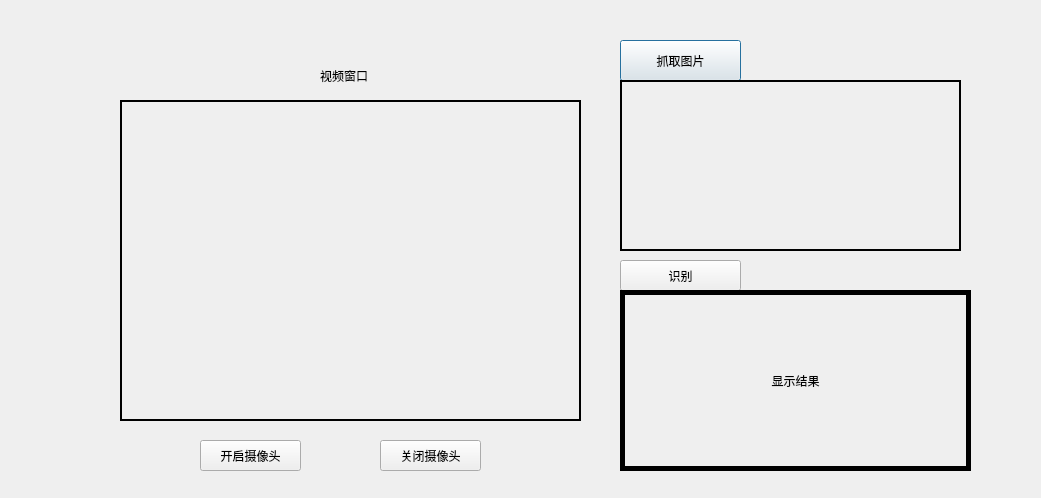
<?xml version="1.0" encoding="UTF-8"?>
<ui version="4.0">
 <class>XXXDialog</class>
 <widget class="QDialog" name="XXXDialog">
  <property name="geometry">
   <rect>
    <x>0</x>
    <y>0</y>
    <width>1041</width>
    <height>498</height>
   </rect>
  </property>
  <property name="windowTitle">
   <string>Dialog</string>
  </property>
  <widget class="QPushButton" name="btn_cap">
   <property name="geometry">
    <rect>
     <x>620</x>
     <y>40</y>
     <width>121</width>
     <height>41</height>
    </rect>
   </property>
   <property name="text">
    <string>抓取图片</string>
   </property>
  </widget>
  <widget class="QPushButton" name="btn_rec">
   <property name="geometry">
    <rect>
     <x>620</x>
     <y>260</y>
     <width>121</width>
     <height>31</height>
    </rect>
   </property>
   <property name="text">
    <string>识别</string>
   </property>
  </widget>
  <widget class="QLabel" name="cap_label">
   <property name="geometry">
    <rect>
     <x>120</x>
     <y>100</y>
     <width>461</width>
     <height>321</height>
    </rect>
   </property>
   <property name="frameShape">
    <enum>QFrame::WinPanel</enum>
   </property>
   <property name="text">
    <string/>
   </property>
   <property name="textFormat">
    <enum>Qt::AutoText</enum>
   </property>
   <property name="alignment">
    <set>Qt::AlignCenter</set>
   </property>
  </widget>
  <widget class="QLabel" name="img_label">
   <property name="geometry">
    <rect>
     <x>620</x>
     <y>80</y>
     <width>341</width>
     <height>171</height>
    </rect>
   </property>
   <property name="frameShape">
    <enum>QFrame::WinPanel</enum>
   </property>
   <property name="text">
    <string/>
   </property>
   <property name="textFormat">
    <enum>Qt::AutoText</enum>
   </property>
   <property name="pixmap">
    <pixmap>:/images/cat.jpg</pixmap>
   </property>
   <property name="scaledContents">
    <bool>true</bool>
   </property>
   <property name="alignment">
    <set>Qt::AlignCenter</set>
   </property>
  </widget>
  <widget class="QLabel" name="label">
   <property name="geometry">
    <rect>
     <x>620</x>
     <y>290</y>
     <width>351</width>
     <height>181</height>
    </rect>
   </property>
   <property name="frameShape">
    <enum>QFrame::Box</enum>
   </property>
   <property name="lineWidth">
    <number>5</number>
   </property>
   <property name="text">
    <string>显示结果</string>
   </property>
   <property name="alignment">
    <set>Qt::AlignCenter</set>
   </property>
  </widget>
  <widget class="QLabel" name="label_2">
   <property name="geometry">
    <rect>
     <x>320</x>
     <y>60</y>
     <width>71</width>
     <height>31</height>
    </rect>
   </property>
   <property name="text">
    <string>视频窗口</string>
   </property>
  </widget>
  <widget class="QPushButton" name="pushButton_3">
   <property name="geometry">
    <rect>
     <x>200</x>
     <y>440</y>
     <width>101</width>
     <height>31</height>
    </rect>
   </property>
   <property name="text">
    <string>开启摄像头</string>
   </property>
  </widget>
  <widget class="QPushButton" name="pushButton_4">
   <property name="geometry">
    <rect>
     <x>380</x>
     <y>440</y>
     <width>101</width>
     <height>31</height>
    </rect>
   </property>
   <property name="text">
    <string>关闭摄像头</string>
   </property>
  </widget>
 </widget>
 <resources/>
 <connections>
  <connection>
   <sender>btn_cap</sender>
   <signal>clicked()</signal>
   <receiver>XXXDialog</receiver>
   <slot>capture()</slot>
   <hints>
    <hint type="sourcelabel">
     <x>366</x>
     <y>223</y>
    </hint>
    <hint type="destinationlabel">
     <x>520</x>
     <y>248</y>
    </hint>
   </hints>
  </connection>
  <connection>
   <sender>btn_rec</sender>
   <signal>clicked()</signal>
   <receiver>XXXDialog</receiver>
   <slot>rec()</slot>
   <hints>
    <hint type="sourcelabel">
     <x>766</x>
     <y>223</y>
    </hint>
    <hint type="destinationlabel">
     <x>520</x>
     <y>248</y>
    </hint>
   </hints>
  </connection>
  <connection>
   <sender>pushButton_3</sender>
   <signal>clicked()</signal>
   <receiver>XXXDialog</receiver>
   <slot>open()</slot>
   <hints>
    <hint type="sourcelabel">
     <x>250</x>
     <y>455</y>
    </hint>
    <hint type="destinationlabel">
     <x>520</x>
     <y>248</y>
    </hint>
   </hints>
  </connection>
  <connection>
   <sender>pushButton_4</sender>
   <signal>clicked()</signal>
   <receiver>XXXDialog</receiver>
   <slot>close()</slot>
   <hints>
    <hint type="sourcelabel">
     <x>430</x>
     <y>455</y>
    </hint>
    <hint type="destinationlabel">
     <x>520</x>
     <y>248</y>
    </hint>
   </hints>
  </connection>
 </connections>
 <slots>
  <slot>capture()</slot>
  <slot>rec()</slot>
 </slots>
</ui>
